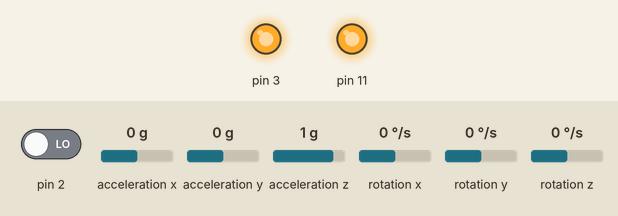
This sketch was run on a simulated Arduino Uno, built with avr-gcc and run on an emulated ATmega328P. Parts: output pins drawn as LEDs (lit = HIGH). The inputs (shaded band) are chosen by the test bench; at power-on: acceleration x 0 g, acceleration z 1 g, acceleration y 0 g, pin 2 LOW, rotation x 0 °/s, rotation y 0 °/s, rotation z 0 °/s. The sensor or clock chip raises its interrupt line as the real part does; what the sketch prints to the serial monitor is not drawn.

Above: at 1.7 s.
1.8 s: acceleration x set to -0.8 g
At 3.0 s:
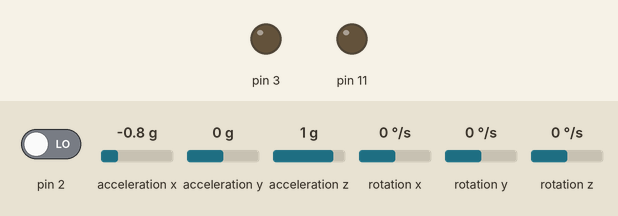
3.3 s: acceleration z set to -1.4 g
At 4.4 s:
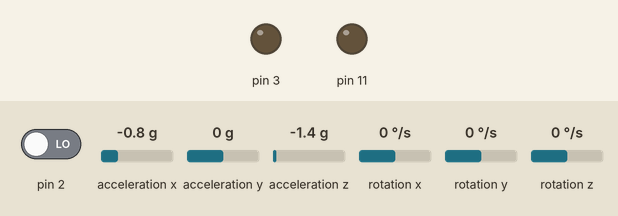
4.8 s: acceleration y set to -1.4 g
At 5.5 s:
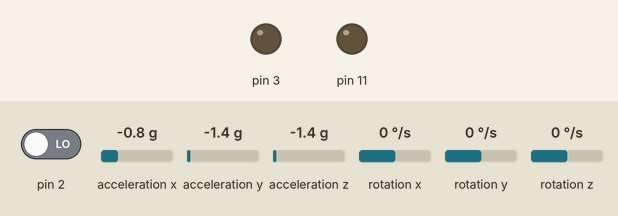
6.3 s: acceleration x set to 0 g
At 6.7 s:
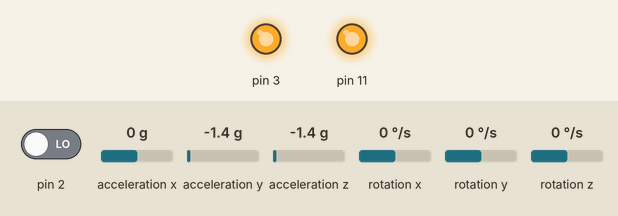
7.8 s: acceleration x set to -1.4 g
At 9.0 s:
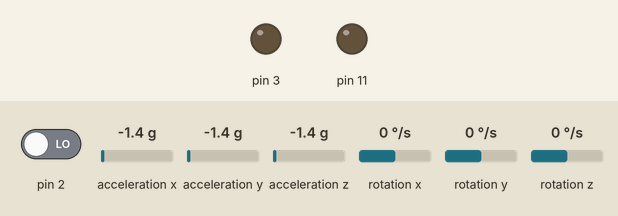
Timing chart, 0 to 10.3 s (numbered marks = the images above; inputs shaded):
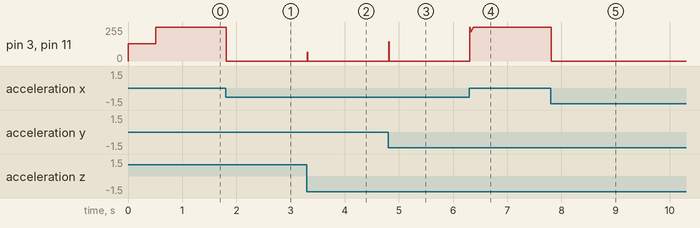

The sketch:

balancebot.ino
```cpp
#include "I2Cdev.h"
#include <PID_v1.h> //From https://github.com/br3ttb/Arduino-PID-Library/blob/master/PID_v1.h
#include "MPU6050_6Axis_MotionApps20.h" //https://github.com/jrowberg/i2cdevlib/tree/master/Arduino/MPU6050


MPU6050 mpu;

// MPU control/status vars
bool dmpReady = false;  // set true if DMP init was successful
uint8_t mpuIntStatus;   // holds actual interrupt status byte from MPU
uint8_t devStatus;      // return status after each device operation (0 = success, !0 = error)
uint16_t packetSize;    // expected DMP packet size (default is 42 bytes)
uint16_t fifoCount;     // count of all bytes currently in FIFO
uint8_t fifoBuffer[64]; // FIFO storage buffer
// orientation/motion vars
Quaternion q;           // [w, x, y, z]         quaternion container
VectorFloat gravity;    // [x, y, z]            gravity vector
float ypr[3];           // [yaw, pitch, roll]   yaw/pitch/roll container and gravity vector

/*********Tune these 4 values for your BOT*********/
double setpoint = 13; //17;  //set the value when the bot is perpendicular to ground using serial monitor.

//Read the project documentation on circuitdigest.com to learn how to set these values
double Kp = 16; //16; //40; //15; // Set this first
double Kd = 0.3; //0.6; Set this secound
double Ki = 64; //120; // Finally set this
/******End of values setting*********/

float av;

double input, output;

PID pid(&input, &output, &setpoint, Kp, Ki, Kd, DIRECT);

volatile bool mpuInterrupt = false;     // indicates whether MPU interrupt pin has gone high

void dmpDataReady() {
    mpuInterrupt = true;
}


// arduino pins 3 and 11

void pwm2Init() {

//Initialise the Motor outpu pins
    pinMode (3, OUTPUT);
    pinMode (11, OUTPUT);

  // clear pwm levels
  OCR2A = 128;
  OCR2B = 128;

  // set up WGM, clock, and mode for timer 0
  TCCR2A = 1 << COM2A1 | /* ** normal polarity */
           0 << COM2A0 | /*   this bit 1 for interted, 0 for normal  */
           1 << COM2B1 | /* ** normal polarity */
           0 << COM2B0 | /*   this bit 1 for interted, 0 for normal  */
           1 << WGM20 | /* fast pwm */
           1 << WGM21  ;

  TCCR2B = 1 << CS20  ;  /* CLKio /1 */


 }

void setup() {

  pwm2Init(); // init motor controls.

  Serial.begin(115200);
  // initialize device
    Serial.println(F("Initializing I2C devices..."));
    mpu.initialize();
     // verify connection
    Serial.println(F("Testing device connections..."));
    Serial.println(mpu.testConnection() ? F("MPU6050 connection successful") : F("MPU6050 connection failed"));
    // load and configure the DMP
    devStatus = mpu.dmpInitialize();
    // supply your own gyro offsets here, scaled for min sensitivity
    mpu.setXGyroOffset(  33);  // girox
    mpu.setYGyroOffset(  -1);  // giroy
    mpu.setZGyroOffset(  15);  // giroz
    mpu.setZAccelOffset( 885); // acelz

     // make sure it worked (returns 0 if so)
    if (devStatus == 0)    {
        // turn on the DMP, now that it's ready
        Serial.println(F("Enabling DMP..."));
        mpu.setDMPEnabled(true);
        // enable Arduino interrupt detection
        Serial.println(F("Enabling interrupt detection (Arduino external interrupt 0)..."));
        attachInterrupt(0, dmpDataReady, RISING);
        mpuIntStatus = mpu.getIntStatus();
        // set our DMP Ready flag so the main loop() function knows it's okay to use it
        Serial.println(F("DMP ready! Waiting for first interrupt..."));
        dmpReady = true;
        // get expected DMP packet size for later comparison
        packetSize = mpu.dmpGetFIFOPacketSize();
        //setup PID
        pid.SetMode(AUTOMATIC);
        pid.SetSampleTime(8);
        pid.SetOutputLimits(-128, 127);

    }    else    {
        // ERROR!
        // 1 = initial memory load failed
        // 2 = DMP configuration updates failed
        // (if it's going to break, usually the code will be 1)
        Serial.print(F("DMP Initialization failed (code "));
        Serial.print(devStatus);
        Serial.println(F(")"));
    }

}


void loop() {
    // if programming failed, don't try to do anything
    if (!dmpReady) return;

    // wait for MPU interrupt or extra packet(s) available
    while (!mpuInterrupt && (fifoCount < packetSize))    {
   // while ((fifoCount < packetSize))    {

        //no mpu data - performing PID calculations and output to motors
        pid.Compute();

        //Print the value of Input and Output on serial monitor to check how it is working.
      //  Serial.print(input); Serial.print(", "); Serial.println(output);
       // av = (av+input)/2.0;
      // Serial.println(input);

      //  if ((input > 150) && (input < 200)){//If the Bot is falling
      if ((input<(setpoint+30)) &&( input > (setpoint-30))){
          SetSpeed(); //Rotate the wheels backward
      } else {
          Stop(); // you fell over.
      }
    }

    // reset interrupt flag and get INT_STATUS byte
    mpuInterrupt = false;
    mpuIntStatus = mpu.getIntStatus();

    // get current FIFO count
    fifoCount = mpu.getFIFOCount();

    // check for overflow (this should never happen unless our code is too inefficient)
    if ((mpuIntStatus & 0x10) || fifoCount == 1024)    {
        // reset so we can continue cleanly
        mpu.resetFIFO();
        Serial.println(F("FIFO overflow!"));

    // otherwise, check for DMP data ready interrupt (this should happen frequently)
    }  else if (mpuIntStatus & 0x02)   {

        // wait for correct available data length, should be a VERY short wait
        while (fifoCount < packetSize) fifoCount = mpu.getFIFOCount();

        // read a packet from FIFO
        mpu.getFIFOBytes(fifoBuffer, packetSize);

        // track FIFO count here in case there is > 1 packet available
        // (this lets us immediately read more without waiting for an interrupt)

        fifoCount -= packetSize;
        mpu.dmpGetQuaternion(&q, fifoBuffer); //get value for q

       // mpu.dmpGetGravity(&gravity, &q); //get value for gravity
       // mpu.dmpGetYawPitchRoll(ypr, &q, &gravity); //get value for ypr
       // input = ypr[1] * 180/M_PI + 180;

       input = asin(-2.0f * (q.x*q.z - q.w*q.y)) * RAD_TO_DEG;


   }

}


void SetSpeed() {  //Code to rotate the wheel forward
    analogWrite(3,  output+128);
    analogWrite(11, output+128);
  //  Serial.print("F "); //Debugging information
}


void Stop() {  //Code to rotate the wheel forward
    analogWrite(3,128);
    analogWrite(11,128);
   // Serial.print("S "); //Debugging information
}
```

Measured:
- after the input at 1.8 s, pin 3, pin 11: 255/255 → 0/255 at once
- after the input at 3.3 s, pin 3, pin 11: 0/255 → 66/255 at once, → 0/255 0.01 s later
- after the input at 4.8 s, pin 3, pin 11: 0/255 → 146/255 at once, → 0/255 0.01 s later
- after the input at 6.3 s, pin 3, pin 11: 0/255 → 255/255 at once
- after the input at 7.8 s, pin 3, pin 11: 255/255 → 0/255 at once
